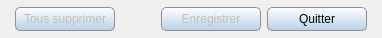
    <widget class="QWidget" name="fond" native="true">
     <property name="minimumSize">
      <size>
       <width>0</width>
       <height>38</height>
      </size>
     </property>
     <property name="maximumSize">
      <size>
       <width>16777215</width>
       <height>38</height>
      </size>
     </property>
     <property name="styleSheet">
      <string notr="true">QWidget#fond{background: #DBE4EE}</string>
     </property>
     <layout class="QHBoxLayout" name="horizontalLayout_3">
      <property name="leftMargin">
       <number>0</number>
      </property>
      <property name="topMargin">
       <number>0</number>
      </property>
      <property name="rightMargin">
       <number>0</number>
      </property>
      <property name="bottomMargin">
       <number>0</number>
      </property>
      <item>
       <spacer name="spacer_left_3">
        <property name="orientation">
         <enum>Qt::Horizontal</enum>
        </property>
        <property name="sizeType">
         <enum>QSizePolicy::Fixed</enum>
        </property>
        <property name="sizeHint" stdset="0">
         <size>
          <width>15</width>
          <height>20</height>
         </size>
        </property>
       </spacer>
      </item>
      <item>
       <widget class="QPushButton" name="delete_all_bt">
        <property name="enabled">
         <bool>false</bool>
        </property>
        <property name="minimumSize">
         <size>
          <width>100</width>
          <height>24</height>
         </size>
        </property>
        <property name="maximumSize">
         <size>
          <width>16777215</width>
          <height>24</height>
         </size>
        </property>
        <property name="font">
         <font>
          <family>Segoe UI</family>
          <pointsize>9</pointsize>
         </font>
        </property>
        <property name="styleSheet">
         <string notr="true">QPushButton{border: 1px solid #8f8f91; border-radius:5px ; padding-left: 5px; padding-right: 5px; background-color: qlineargradient(spread:pad, x1:0, y1:0, x2:0, y2:1, stop:0 #FFFFFF, stop:1 #BAD0E7)}
QPushButton:hover{background-color: qlineargradient(spread:pad, x1:0, y1:0, x2:0, y2:1, stop:0 #F8F8F8, stop:1 #8FADCC)}
QPushButton:pressed{background-color: qlineargradient(spread:pad, x1:0, y1:0, x2:0, y2:1, stop:0 #8FADCC, stop:1 #F8F8F8)}</string>
        </property>
        <property name="text">
         <string>Tous supprimer</string>
        </property>
        <property name="icon">
         <iconset resource="../icones/icons.qrc">
          <normaloff>:/Images/delete.svg</normaloff>:/Images/delete.svg</iconset>
        </property>
        <property name="iconSize">
         <size>
          <width>16</width>
          <height>16</height>
         </size>
        </property>
       </widget>
      </item>
      <item>
       <spacer name="spacer_fond_1">
        <property name="orientation">
         <enum>Qt::Horizontal</enum>
        </property>
        <property name="sizeHint" stdset="0">
         <size>
          <width>40</width>
          <height>20</height>
         </size>
        </property>
       </spacer>
      </item>
      <item>
       <widget class="QPushButton" name="save_bt">
        <property name="enabled">
         <bool>false</bool>
        </property>
        <property name="minimumSize">
         <size>
          <width>100</width>
          <height>24</height>
         </size>
        </property>
        <property name="maximumSize">
         <size>
          <width>16777215</width>
          <height>24</height>
         </size>
        </property>
        <property name="font">
         <font>
          <family>Segoe UI</family>
          <pointsize>9</pointsize>
         </font>
        </property>
        <property name="styleSheet">
         <string notr="true">QPushButton{border: 1px solid #8f8f91; border-radius:5px ; background-color: qlineargradient(spread:pad, x1:0, y1:0, x2:0, y2:1, stop:0 #FFFFFF, stop:1 #BAD0E7)}
QPushButton:hover{background-color: qlineargradient(spread:pad, x1:0, y1:0, x2:0, y2:1, stop:0 #F8F8F8, stop:1 #8FADCC)}
QPushButton:pressed{background-color: qlineargradient(spread:pad, x1:0, y1:0, x2:0, y2:1, stop:0 #8FADCC, stop:1 #F8F8F8)}</string>
        </property>
        <property name="text">
         <string>Enregistrer</string>
        </property>
        <property name="shortcut">
         <string notr="true">Ctrl+S</string>
        </property>
       </widget>
      </item>
      <item>
       <widget class="QPushButton" name="quit_bt">
        <property name="minimumSize">
         <size>
          <width>100</width>
          <height>24</height>
         </size>
        </property>
        <property name="maximumSize">
         <size>
          <width>16777215</width>
          <height>24</height>
         </size>
        </property>
        <property name="font">
         <font>
          <family>Segoe UI</family>
          <pointsize>9</pointsize>
         </font>
        </property>
        <property name="styleSheet">
         <string notr="true">QPushButton{border: 1px solid #8f8f91; border-radius:5px ; background-color: qlineargradient(spread:pad, x1:0, y1:0, x2:0, y2:1, stop:0 #FFFFFF, stop:1 #BAD0E7)}
QPushButton:hover{background-color: qlineargradient(spread:pad, x1:0, y1:0, x2:0, y2:1, stop:0 #F8F8F8, stop:1 #8FADCC)}
QPushButton:pressed{background-color: qlineargradient(spread:pad, x1:0, y1:0, x2:0, y2:1, stop:0 #8FADCC, stop:1 #F8F8F8)}</string>
        </property>
        <property name="text">
         <string>Quitter</string>
        </property>
        <property name="shortcut">
         <string notr="true">Ctrl+F4</string>
        </property>
       </widget>
      </item>
      <item>
       <spacer name="spacer_fond_2">
        <property name="orientation">
         <enum>Qt::Horizontal</enum>
        </property>
        <property name="sizeType">
         <enum>QSizePolicy::Fixed</enum>
        </property>
        <property name="sizeHint" stdset="0">
         <size>
          <width>15</width>
          <height>20</height>
         </size>
        </property>
       </spacer>
      </item>
     </layout>
    </widget>
